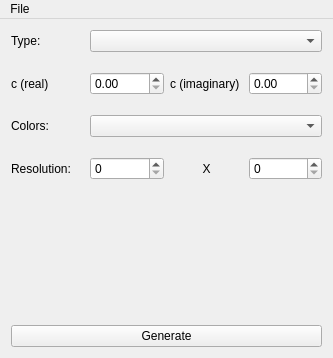
<?xml version="1.0" encoding="UTF-8"?>
<ui version="4.0">
 <class>MainWindow</class>
 <widget class="QMainWindow" name="MainWindow">
  <property name="geometry">
   <rect>
    <x>0</x>
    <y>0</y>
    <width>333</width>
    <height>358</height>
   </rect>
  </property>
  <property name="windowTitle">
   <string>MainWindow</string>
  </property>
  <widget class="QWidget" name="centralWidget">
   <layout class="QVBoxLayout" name="verticalLayout_2">
    <item>
     <layout class="QGridLayout" name="gridLayout">
      <property name="topMargin">
       <number>0</number>
      </property>
      <property name="horizontalSpacing">
       <number>6</number>
      </property>
      <property name="verticalSpacing">
       <number>20</number>
      </property>
      <item row="5" column="3">
       <widget class="QSpinBox" name="spinBoxHeight"/>
      </item>
      <item row="5" column="1">
       <widget class="QSpinBox" name="spinBoxWidth"/>
      </item>
      <item row="1" column="0">
       <widget class="QLabel" name="label">
        <property name="text">
         <string>Type:</string>
        </property>
       </widget>
      </item>
      <item row="5" column="0">
       <widget class="QLabel" name="label_3">
        <property name="text">
         <string>Resolution:</string>
        </property>
       </widget>
      </item>
      <item row="3" column="0">
       <widget class="QLabel" name="label_2">
        <property name="text">
         <string>Colors:</string>
        </property>
       </widget>
      </item>
      <item row="3" column="1" colspan="3">
       <widget class="QComboBox" name="colorsComboBox"/>
      </item>
      <item row="1" column="1" colspan="3">
       <widget class="QComboBox" name="typeComboBox"/>
      </item>
      <item row="5" column="2">
       <widget class="QLabel" name="label_4">
        <property name="text">
         <string>X</string>
        </property>
        <property name="alignment">
         <set>Qt::AlignCenter</set>
        </property>
       </widget>
      </item>
      <item row="2" column="0">
       <widget class="QLabel" name="realLabel">
        <property name="text">
         <string>c (real)</string>
        </property>
        <property name="margin">
         <number>0</number>
        </property>
       </widget>
      </item>
      <item row="2" column="1">
       <widget class="QDoubleSpinBox" name="spinBoxReal"/>
      </item>
      <item row="2" column="2">
       <widget class="QLabel" name="imaginaryLabel">
        <property name="text">
         <string>c (imaginary)</string>
        </property>
       </widget>
      </item>
      <item row="2" column="3">
       <widget class="QDoubleSpinBox" name="spinBoxImaginary"/>
      </item>
     </layout>
    </item>
    <item>
     <spacer name="verticalSpacer">
      <property name="orientation">
       <enum>Qt::Vertical</enum>
      </property>
      <property name="sizeHint" stdset="0">
       <size>
        <width>20</width>
        <height>40</height>
       </size>
      </property>
     </spacer>
    </item>
    <item>
     <layout class="QVBoxLayout" name="verticalLayout">
      <item>
       <widget class="QPushButton" name="pushButton">
        <property name="text">
         <string>Generate</string>
        </property>
       </widget>
      </item>
     </layout>
    </item>
   </layout>
  </widget>
  <widget class="QMenuBar" name="menuBar">
   <property name="geometry">
    <rect>
     <x>0</x>
     <y>0</y>
     <width>333</width>
     <height>21</height>
    </rect>
   </property>
   <widget class="QMenu" name="menuFile">
    <property name="title">
     <string>File</string>
    </property>
    <addaction name="actionGenerate_new"/>
    <addaction name="actionExit"/>
   </widget>
   <addaction name="menuFile"/>
  </widget>
  <action name="actionExit">
   <property name="text">
    <string>Exit</string>
   </property>
  </action>
  <action name="actionGenerate_new">
   <property name="text">
    <string>Generate new</string>
   </property>
  </action>
 </widget>
 <layoutdefault spacing="6" margin="11"/>
 <resources/>
 <connections/>
</ui>
